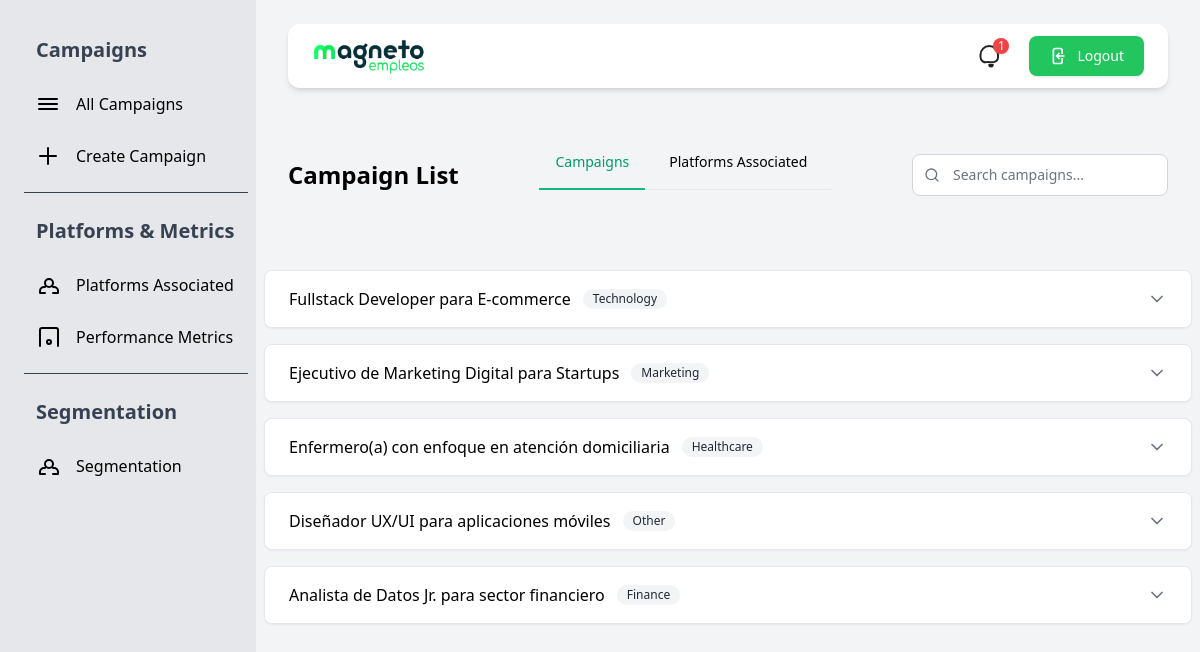
The page /ad/campaigns/ on the database its author committed.
### ad/models.py (models this page shows, shortened)
class Campaign(models.Model):
    CATEGORY_CHOICES = [
        ('IT', 'Technology'),
        ('MK', 'Marketing'),
        ('AD', 'Administration'),
        ('SL', 'Sales'),
        ('HR', 'Human Resources'),
        ('FI', 'Finance'),
        ('ED', 'Education'),
        ('HL', 'Healthcare'),
        ('OT', 'Other'),
    ]
    EDUCATION_LEVEL_CHOICES = [
        ('NONE', 'None'),
        ('HS', 'High School'),
        ('TEC', 'Technical'),
        ('TCH', 'Technologist'),
        ('UNI', 'University'),
        ('POS', 'Postgraduate'),
        ('PHD', 'Doctorate'),
    ]
    MODALITY_CHOICES = [
        ('ONSITE', 'On-site'),
        ('REMOTE', 'Remote'),
        ('HYBRID', 'Hybrid'),
        ('FLEX', 'Flexible'),
    ]
    EXPERIENCE_CHOICES = [
        ('NONE', 'No experience'),
        ('1-3', '1 to 3 years'),
        ('4-7', '4 to 7 years'),
        ('8+', '8 or more years'),
    ]
    LOCATION_CHOICES = [
    ('AR', 'Argentina'),
    ('BR', 'Brazil'),
    ('CA', 'Canada'),
    ('CL', 'Chile'),
    ('CO', 'Colombia'),
    ('MX', 'Mexico'),
    ('US', 'United States'),
    ('VE', 'Venezuela'),
    ('DE', 'Germany'),
    ('ES', 'Spain'),
    ('FR', 'France'),
    ('GB', 'United Kingdom'),
    ('IT', 'Italy'),
    ('NL', 'Netherlands'),
    ('PL', 'Poland'),
    ('PT', 'Portugal'),
    ('CN', 'China'),
    ('IN', 'India'),
    ('ID', 'Indonesia'),
    ('JP', 'Japan'),
    ('KR', 'South Korea'),
    ('PH', 'Philippines'),
    ('SG', 'Singapore'),
    ('TH', 'Thailand'),
    ]
    PLATFORM_CHOICES = [
        ('GOOGLE', 'Google'),
        ('FACEBOOK', 'Facebook'),
        ('INSTAGRAM', 'Instagram'),
    ]
    name = models.CharField(max_length=255)
    description = models.TextField()
    image = models.ImageField(upload_to='campaign_images/')
    schedule = models.DateField()
    end_schedule = models.DateField(null=True, blank=True)
    category = models.CharField(max_length=5, choices=CATEGORY_CHOICES)
    education_level = models.CharField(max_length=10, choices=EDUCATION_LEVEL_CHOICES)
    modality = models.CharField(max_length=10, choices=MODALITY_CHOICES)
    location = models.CharField(max_length=2, choices=LOCATION_CHOICES, default= 'Colmbia')
    experience = models.CharField(max_length=10, choices=EXPERIENCE_CHOICES)
    platform1 = models.CharField(max_length=10, choices=PLATFORM_CHOICES, null=True, blank=True)
    platform2 = models.CharField(max_length=10, choices=PLATFORM_CHOICES, null=True, blank=True)
    platform3 = models.CharField(max_length=10, choices=PLATFORM_CHOICES, null=True, blank=True)

### ad/views.py (the view)
# urls.py: path("campaigns/", campaign_list, name="campaign_list"),
def campaign_list(request):
    query = request.GET.get("q")
    if query:
        campaigns = Campaign.objects.filter(name__icontains=query)
    else:
        campaigns = Campaign.objects.all()
    return render(request, "campaign_list.html", {"campaigns": campaigns})

### ad/templates/campaign_list.html (shortened to what this page needs)
{% extends 'base.html' %}
{% load static %}
{% block content %}
<body class="bg-gray-50">
<div class="flex min-h-screen">
    <aside class="w-64 bg-gray-200 p-4">
        <nav class="flex min-w-[240px] flex-col gap-1 p-2 font-sans text-base font-normal text-black">
            <div class="flex items-center w-full p-3 text-xl font-bold text-gray-700">Campaigns</div>
            <a href="{% url 'campaign_list' %}" class="flex items-center w-full p-3 leading-tight transition-all rounded-lg outline-none text-start hover:bg-green-100 hover:text-green-800">
                <div class="grid mr-4 place-items-center">
                    <svg xmlns="http://www.w3.org/2000/svg" fill="none" viewBox="0 0 24 24" stroke-width="2" stroke="currentColor" class="w-6 h-6"><path stroke-linecap="round" stroke-linejoin="round" d="M3 7h18M3 12h18M3 17h18" /></svg>
                </div>
                All Campaigns
            </a>
            <a href="{% url 'add' %}" class="flex items-center w-full p-3 leading-tight transition-all rounded-lg outline-none text-start hover:bg-green-100 hover:text-green-800">
                <div class="grid mr-4 place-items-center">
                    <svg xmlns="http://www.w3.org/2000/svg" fill="none" viewBox="0 0 24 24" stroke-width="2" stroke="currentColor" class="w-6 h-6"><path stroke-linecap="round" stroke-linejoin="round" d="M12 4v16m8-8H4" /></svg>
                </div>
                Create Campaign
            </a>
            <hr class="my-2 border-gray-700" />
            <div class="flex items-center w-full p-3 text-xl font-bold text-gray-700">Platforms & Metrics</div>
            <a href="{% url 'platforms_list' %}" class="flex items-center w-full p-3 leading-tight transition-all rounded-lg outline-none text-start hover:bg-green-100 hover:text-green-800">
                <div class="grid mr-4 place-items-center">
                    <svg xmlns="http://www.w3.org/2000/svg" fill="none" viewBox="0 0 24 24" stroke-width="2" stroke="currentColor" class="w-6 h-6"><path stroke-linecap="round" stroke-linejoin="round" d="M17 20h5v-2a4 4 0 0 0-4-4h-1M9 20H4v-2a4 4 0 0 1 4-4h1m0-4a4 4 0 1 1 8 0 4 4 0 0 1-8 0z" /></svg>
                </div>
                Platforms Associated
            </a>
            <a href="{% url 'performance_metrics' %}" class="flex items-center w-full p-3 leading-tight transition-all rounded-lg outline-none text-start hover:bg-green-100 hover:text-green-800">
                <div class="grid mr-4 place-items-center">
                    <svg xmlns="http://www.w3.org/2000/svg" fill="none" viewBox="0 0 24 24" stroke-width="2" stroke="currentColor" class="w-6 h-6"><path stroke-linecap="round" stroke-linejoin="round" d="M11 17a2 2 0 1 0 2-2 2 2 0 0 0-2 2zm-7 4V5a2 2 0 0 1 2-2h14a2 2 0 0 1 2 2v16" /></svg>
                </div>
                Performance Metrics
            </a>
            <hr class="my-2 border-gray-700" />
            <div class="flex items-center w-full p-3 text-xl font-bold text-gray-700">Segmentation</div>
            <a href="{% url 'user_segmentation:dashboard' %}" class="flex items-center w-full p-3 leading-tight transition-all rounded-lg outline-none text-start hover:bg-green-100 hover:text-green-800">
                <div class="grid mr-4 place-items-center">
                    <svg xmlns="http://www.w3.org/2000/svg" fill="none" viewBox="0 0 24 24" stroke-width="2" stroke="currentColor" class="w-6 h-6"><path stroke-linecap="round" stroke-linejoin="round" d="M17 20h5v-2a4 4 0 0 0-4-4h-1M9 20H4v-2a4 4 0 0 1 4-4h1m0-4a4 4 0 1 1 8 0 4 4 0 0 1-8 0z" /></svg>
                </div>
                Segmentation
            </a>
        </nav>
    </aside>
    <main class="flex-1 p-2">
        <div class="mx-auto px-6 mt-4 mb-6">
            <nav class="bg-white shadow-md rounded-xl w-full">
                <div class="flex items-center justify-between h-16 px-6">
                    <a class="flex items-center" href="{% url 'home' %}">
                        <img src="{% static 'magneto_logo.png' %}" class="h-10 w-auto" alt="Magneto Logo" loading="lazy" />
                    </a>
                    <div class="flex items-center gap-6">
                        <a class="relative group" href="#">
                            <span class="[&>svg]:w-7 transition-colors group-hover:text-green-600">
                            </span>
                            <span class="absolute -top-1 -right-1 bg-red-500 text-white text-xs rounded-full w-4 h-4 flex items-center justify-center shadow group-hover:scale-110 transition-transform">1</span>
                        </a>
                        <a href="{% url 'logout' %}">
                            <button type="button" class="flex items-center gap-2 focus:outline-none text-white bg-green-500 hover:bg-green-600 focus:ring-4 focus:ring-green-400 font-medium rounded-lg text-sm px-5 py-2.5 shadow transition">
                                Logout
                            </button>
                        </a>
                    </div>
                </div>
            </nav>
        </div>
        <div class="flex justify-between items-center mb-8 p-6">
            <h1 class="text-2xl font-bold">Campaign List</h1>
            <div class="mb-6 border-b border-gray-200">
                <ul class="flex flex-wrap -mb-px text-sm font-medium text-center">
                    <li class="mr-2">
                        <a href="{% url 'campaign_list' %}" class="inline-block p-4 border-b-2 border-emerald-500 text-emerald-600 rounded-t-lg active">Campaigns</a>
                    </li>
                    <li class="mr-2">
                        <a href="{% url 'platforms_list' %}" class="inline-block p-4 border-b-2 border-transparent hover:text-gray-600 hover:border-gray-300 rounded-t-lg">Platforms Associated</a>
                    </li>
                </ul>
            </div>
            <div class="flex items-center gap-4">
                <div class="relative hidden md:block">
                    <div class="absolute inset-y-0 left-0 flex items-center pl-3 pointer-events-none">
                    </div>
                    <form method="get" class="relative hidden md:block" id="searchForm">
                        <div class="absolute inset-y-0 left-0 flex items-center pl-3 pointer-events-none">
                        </div>
                        <input
                            type="search"
                            name="q"
                            value="{{ request.GET.q }}"
                            class="bg-white border border-gray-300 text-gray-900 text-sm rounded-lg focus:ring-emerald-500 focus:border-emerald-500 block w-64 pl-10 p-2.5"
                            placeholder="Search campaigns..."
                            oninput="submitSearch()"
                        >
                    </form>
                </div>
            </div>
        </div>
        <div class="max-w-5xl mx-auto space-y-4">
            {% for campaign in campaigns %}
                <div class="bg-white border border-gray-200 rounded-lg shadow-sm overflow-hidden">
                    <button class="w-full text-left px-6 py-4 bg-white font-medium flex items-center justify-between" onclick="toggleAccordion(this)" data-campaign-id="{{ campaign.id }}">
                        <div class="flex items-center">
                            <span>{{ campaign.name }}</span>
                            <span class="ml-3 inline-flex items-center px-2.5 py-0.5 rounded-full text-xs font-medium bg-gray-100 text-gray-800">
                                {{ campaign.get_category_display }}
                            </span>
                        </div>
                        <svg id="icon-{{ campaign.id }}" xmlns="http://www.w3.org/2000/svg" class="h-5 w-5 text-gray-500 transform transition-transform" viewBox="0 0 24 24" fill="none" stroke="currentColor" stroke-width="2" stroke-linecap="round" stroke-linejoin="round"><polyline points="6 9 12 15 18 9"></polyline></svg>
                    </button>
                </div>
            {% endfor %}
        </div>
    </main>
</body>
{% endblock %}

### rows shown on the page
Campaign: name "Fullstack Developer para E-commerce", category "Technology"
Campaign: name "Ejecutivo de Marketing Digital para Startups", category "Marketing"
Campaign: name "Enfermero(a) con enfoque en atención domiciliaria", category "Healthcare"
Campaign: name "Diseñador UX/UI para aplicaciones móviles", category "Other"
Campaign: name "Analista de Datos Jr. para sector financiero", category "Finance"
